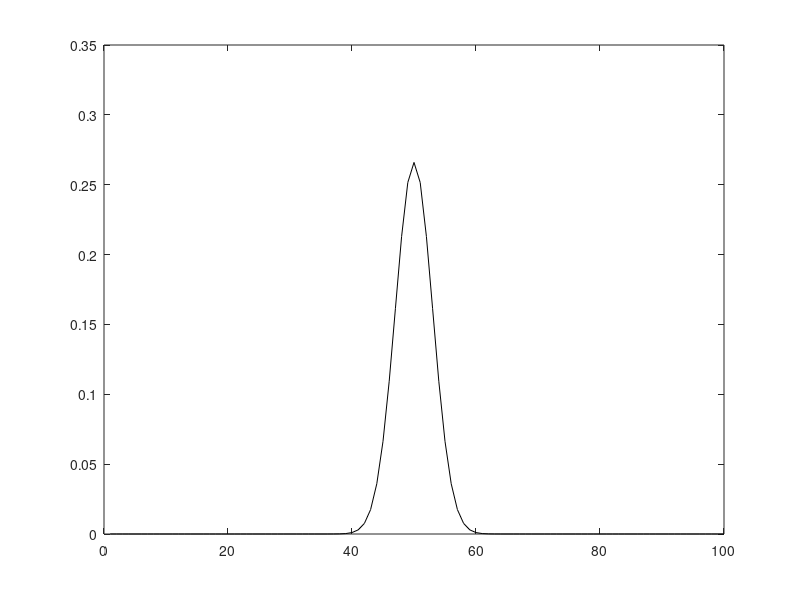

MATLAB code to generate this figure: (Note: this script raises an error after producing the figure.)
% test basic logistic regression code on 1D simulated example

% set up filter
nw = 100;
wts = 2*normpdf(1:nw,nw/2,3)';
fnlin = @nlfuns.exp;
tt = 1:nw;
clf;
plot(tt,wts,'k');
errfun = @(w)(norm(w-wts).^2);  % error function handle

% Make stimuli & simulate response
nstim = 400;
stim = 1*(randn(nstim,nw));
xproj = stim*wts;
pp = fnlin(xproj);
y = poissrnd(pp);
fprintf('mean rate = %.1f (%d spikes)\n', sum(y)/nstim, sum(y));

% Compute linear regression solution
wls = stim\y;
wls = wls/norm(wls)*norm(wts); % normalize so vector norm is correct
figure(1); clf
plot(tt,wts,'k',tt,wls);


%% Find ML estimate using fminunc

lfunc = @(w)(glms.neglog.poisson(w,stim,y,fnlin)); % neglogli function handle

opts = optimoptions(@fminunc,'Algorithm','trust-region',...
    'GradObj','on','Hessian','on');

tic;
[wml,nlogli] = fminunc(lfunc,wls,opts);
toc;

tic;
b = glmfit(stim, y, 'poisson');
toc

plot(tt,wts,'k',tt,[wls,wml, b(2:end)]);
legend({'true', 'wls', 'wml', 'b'})



%% Find MAP estimate with a fixed prior hyper parameter
smoothness = 1000;
% shrinkage  = 100;

import glms.neglog.*
import gpriors.*

mstruct.neglogli  = @poisson; % neg log-likelihood function
mstruct.neglogpr  = @gaussian_zero_mean_inv;
mstruct.liargs    = {stim,y,fnlin}; % args for likelihood function

% % prior arguments
% mstruct.priors    = {@gpriors.smooth, @gpriors.ridge};
% mstruct.hyprprs   = {smoothness, shrinkage};
% mstruct.indices   = {1:15, 15:30};

% prior arguments
mstruct.priors    = {@pairwiseRidge};
mstruct.hyprprs   = {smoothness};
mstruct.indices   = {1:nw};

Cinv = gpriors.blkdiagPrior(wls, mstruct.priors, mstruct.hyprprs, mstruct.indices);

mstruct.priargs   = {Cinv}; % additional prior arguments


lfpost = @(w)(neglogprior.posterior(w,mstruct)); % posterior
HessCheck(lfpost,wls);  % check gradient & Hessian

tic;
[wmap,nlogpost,H] = fminunc(lfpost,wls*.1,opts);
toc

plot(tt,wts,'k',tt,[wls,wml,wmap]);
axis tight;
legend('true','LS','ML','MAP');
% ebr = 3*sqrt(diag(inv(H)));


%% Search space of hyperparameters

% fitGLM(mstruct,model, varargin)


%%

nFolds = 5;
isRandomized = 1;
folds = tools.xvalidationIdx(nstim, nFolds, isRandomized);
% gridparams = {[1 10 100 1000 2000 5000 10000], [1 10 100 1000]};
gridparams = {[0 1 10 100 1000 2000 5000 10000]};

[wmaps model] = tools.cvglm(mstruct, folds, gridparams);

%%  Examine results

Errs = [errfun(wml), errfun(mean(model.foldMaxWts,2)) errfun(B(:,FitInfo.IndexMinDeviance))]



% Evidences = [max(evids(:)), logevid,logevid2]


plot(tt,wts,'k',tt,[wls,wml,mean(model.foldMaxWts,2)]);
axis tight;
legend('true','LS','ML','CV');

